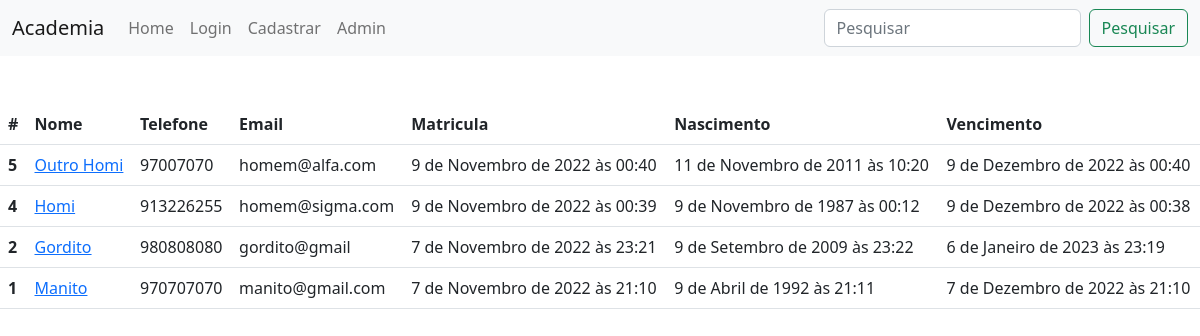
Before: / with the older database file.
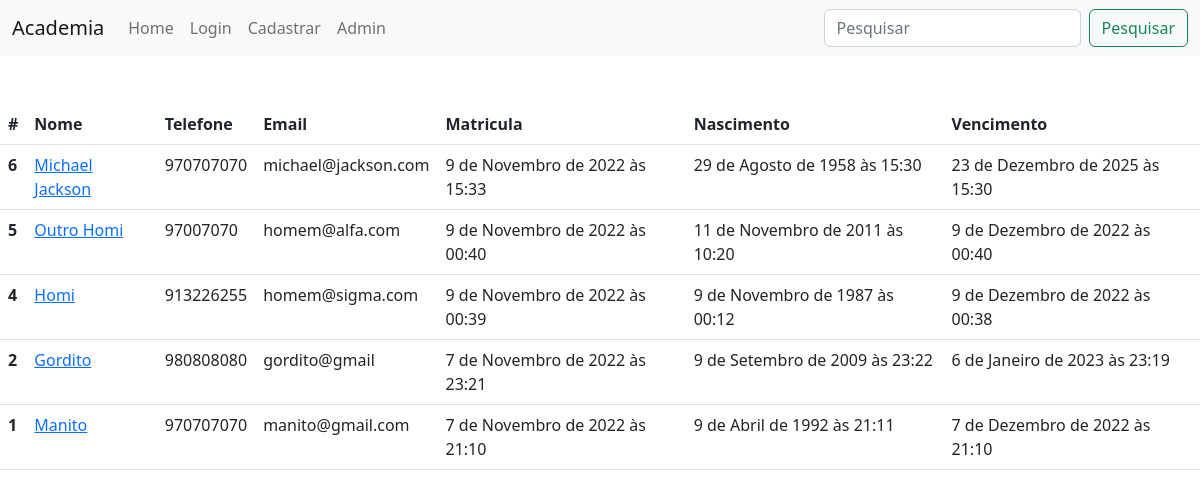
After: the same page with the newer database file.
### alunos/models.py (models this page shows, shortened)
class Aluno(models.Model):
    nome = models.CharField(max_length=255)
    telefone = models.CharField(max_length=255)
    email = models.CharField(max_length=255, blank=True)
    data_criacao = models.DateTimeField(default=timezone.now)
    data_nascimento = models.DateTimeField()
    data_vencimento_matricula = models.DateTimeField(
        default=timezone.now() + timedelta(days=30))
    foto = models.ImageField(upload_to='fotos/%Y/%m/', blank=True)

### alunos/views.py (the view)
# urls.py: path('', views.index, name='index'),
def index(request):
    alunos = Aluno.objects.order_by('-data_criacao')
    paginator = Paginator(alunos, 10)
    page = request.GET.get('page')
    alunos = paginator.get_page(page)
    return render(request, 'alunos/index.html', {
        'alunos': alunos,
    })

### alunos/templates/alunos/index.html (shortened to what this page needs)
{% extends 'base.html' %} {% block conteudo %}
<div>
    <table class="table">
        <thead>
            <tr>
                <th scope="col">#</th>
                <th scope="col">Nome</th>
                <th scope="col">Telefone</th>
                <th scope="col">Email</th>
                <th scope="col">Matricula</th>
                <th scope="col">Nascimento</th>
                <th scope="col">Vencimento</th>
            </tr>
        </thead>
        <tbody>
            {% for aluno in alunos %}
            <tr>
                <th scope="row">{{ aluno.id }}</th>
                <td>
                    <a href="{% url 'aluno' aluno.id%}"> {{ aluno.nome }} </a>
                </td>
                <td>{{ aluno.telefone }}</td>
                <td>{{ aluno.email }}</td>
                <td>{{ aluno.data_criacao }}</td>
                <td>{{ aluno.data_nascimento }}</td>
                <td>{{ aluno.data_vencimento_matricula }}</td>
            </tr>
            {% endfor %}
        </tbody>
    </table>
</div>
{% endblock %}

### templates/base.html (shortened to what this page needs)
<!DOCTYPE html>
<html lang="en">
    <head>
        <link
            href="https://cdn.jsdelivr.net/npm/bootstrap@5.2.2/dist/css/bootstrap.min.css"
            rel="stylesheet"
        />
    </head>
    <body>
        {% include "parciais/_nav.html" %}
        <br><br>
        {% block conteudo %}
        {% endblock conteudo %}
    </body>
</html>

### templates/parciais/_nav.html (shortened to what this page needs)
<nav class="navbar navbar-expand-lg bg-light">
    <div class="container-fluid">
        <a class="navbar-brand" href="/">Academia</a>
        <div class="collapse navbar-collapse" id="navbarSupportedContent">
            <ul class="navbar-nav me-auto mb-2 mb-lg-0">
                <li class="nav-item">
                    <a class="nav-link" aria-current="page" href="/">Home</a>
                </li>
                {% if user.is_authenticated %}
                <li class="nav-item">
                    <a class="nav-link" href="{% url 'dashboard'%}"
                        >Dashboard</a
                    >
                </li>
                <li class="nav-item">
                    <a class="nav-link" href="{% url 'logout'%}">Logout</a>
                </li>
                {% else %}
                <li class="nav-item">
                    <a class="nav-link" href="{% url 'login' %}">Login</a>
                </li>
                <li class="nav-item">
                    <a class="nav-link" href="{% url 'cadastro' %}"
                        >Cadastrar</a
                    >
                </li>
                {% endif %}
                <li class="nav-item">
                    <a class="nav-link" href="/admin">Admin</a>
                </li>
            </ul>
            {% if 'accounts' not in request.path %}
            <form
                class="d-flex"
                role="search"
                method="get"
                action="{% url 'busca' %}"
            >
                <input
                    class="form-control me-2"
                    type="search"
                    placeholder="Pesquisar"
                    aria-label="Search"
                    name="q"
                    value="{{ request.GET.q }}"
                />
                <button class="btn btn-outline-success" type="submit">
                    Pesquisar
                </button>
            </form>
            {% endif %}
        </div>
    </div>
</nav>

Changed rows visible on the page:
added Aluno: id "6", nome "Michael Jackson", telefone "970707070", email "michael@jackson.com", data_criacao "9 de Novembro de 2022 às 15:33", data_nascimento "29 de Agosto de 1958 às 15:30", data_vencimento_matricula "23 de Dezembro de 2025 às 15:30"
